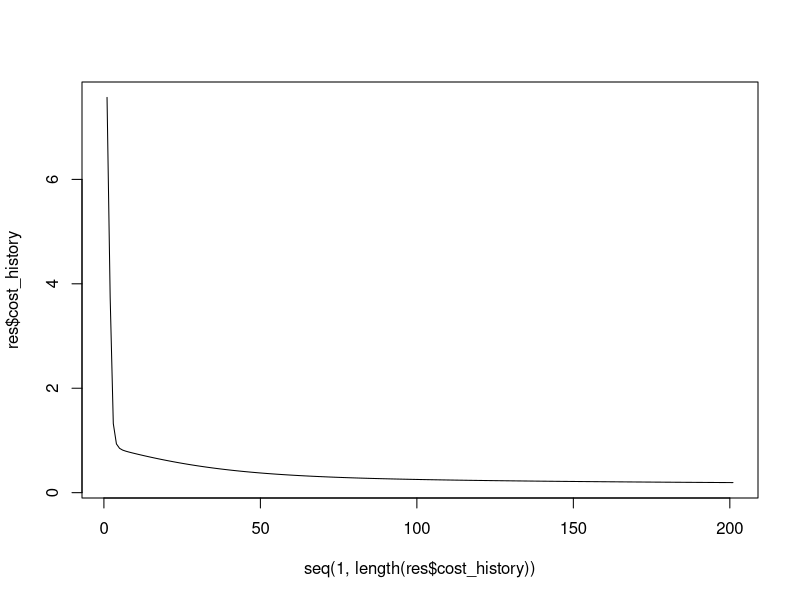

R code for this plot:
library(readxl)
library(ggplot2)

# sigmoid function
sigmoid <- function(x) {
    return(1 / (1 + exp(-x)))
}

# Produit Matriciel entre X et theta
x_dot_theta <- function(x, theta) {
    return(x %*% theta)
}

probability <- function(x, theta) {
    return(sigmoid(x_dot_theta(x, theta)))
}

# cost function
cost_function <- function(x, y, theta) {
    m <- nrow(y)
    g <- probability(x, theta)
    j <- (1 / m) * sum((-y * log(g)) - ((1 - y) * log(1 - g)))
    return(j)
}

# Gradient : calcul des dérivées partielles de chacun des paramètres de theta
gradient <- function(x, y, theta) {
    m <- nrow(y)
    return((1 / m) * x_dot_theta(t(x), probability(x, theta) - y))
}

# Gradient descent
gradient_descent <- function(x, y, theta, learning_rate, n_iter, mode) {
    cost_history <- c(cost_function(x, y, theta))
    for (i in 1:n_iter) {
        # mise à jour des paramètres
        theta <- theta - learning_rate * gradient(x, y, theta)
        cost_history <- c(cost_history, cost_function(x, y, theta))
    }
    return(list(parameters = matrix(theta), cost_history = cost_history))
}

predict <- function(x, theta, thresold = 0.5) {
    predictions = unlist(ifelse(probability(x, theta) > thresold, 1, 0))
    return(predictions)
}

# test avec data_breast_cancer
data <- read_excel("breast.xlsx")
y <- data[, ncol(data)]
y <- ifelse(y == "malignant", 1, 0)


x <- data[, 1:(ncol(data) - 1)]

 # Ajout de la colonne de 1 pour faire le produit scalaire
x <- as.matrix(data.frame(rep(1, length(y)), x))

# Initialisation des paramètres theta
initial_theta <- as.matrix(rnorm(n = dim(x)[2], mean = 0, sd = 1))

# Entrainement
res <- gradient_descent(x, y, initial_theta, learning_rate = 0.1, n_iter = 200)
y_pred <- predict(x, res$parameters)

print(res$parameters)
print(res$cost_history)
plot(seq(1, length(res$cost_history)), res$cost_history, type = "l")

accuracy <- mean(y_pred == y)
print(accuracy)
